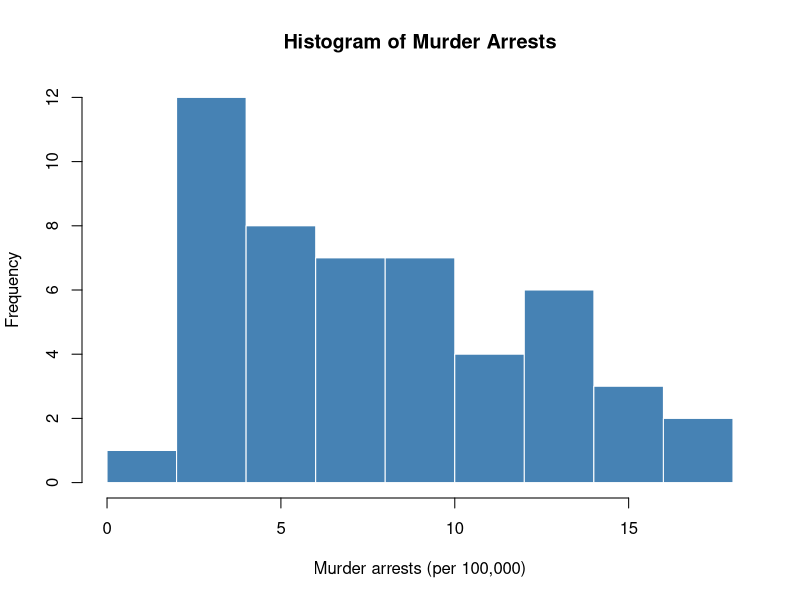
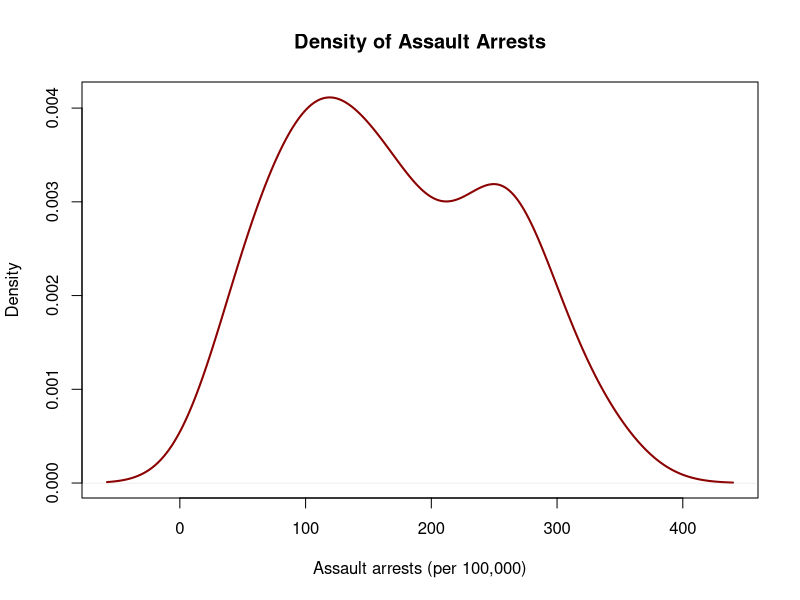
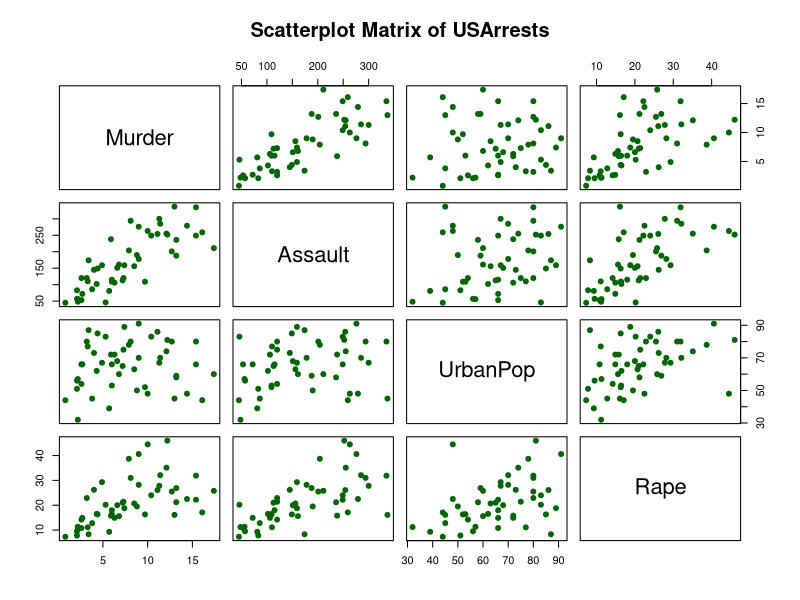
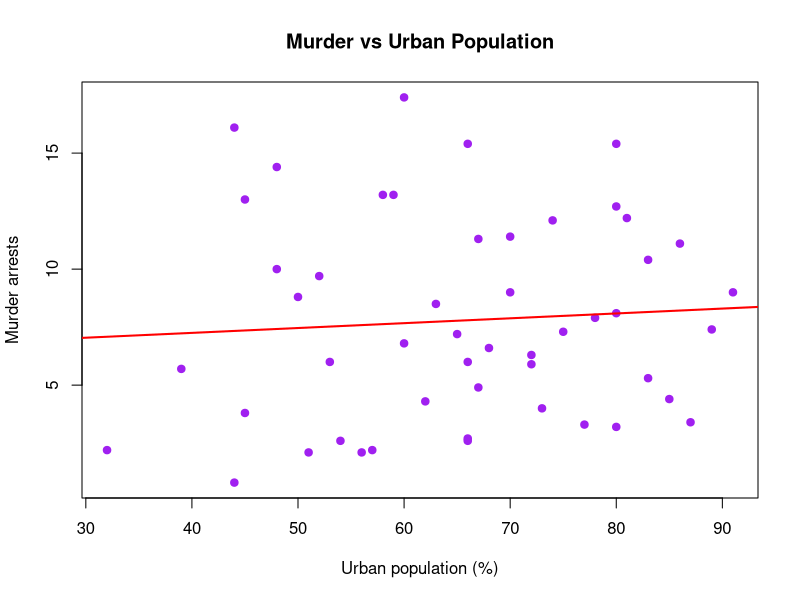
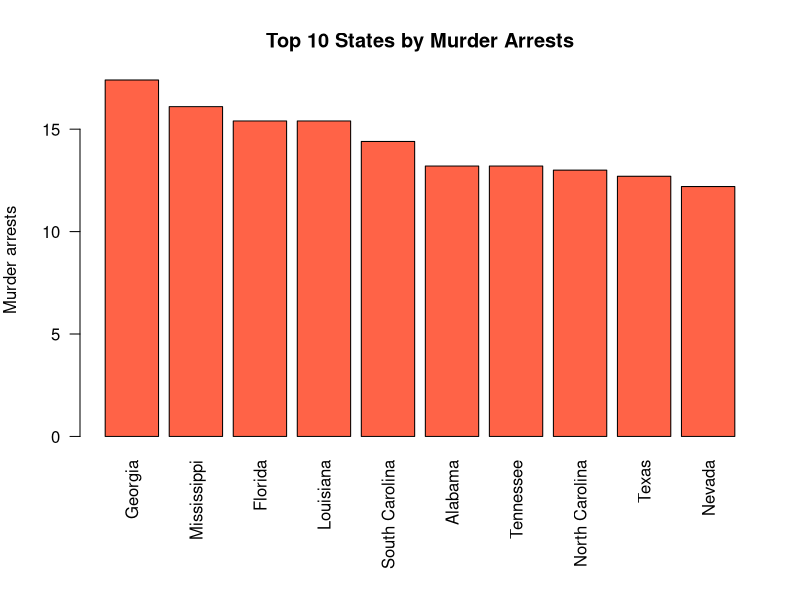

These charts were generated, in order, by the following R code:
# Program 16: Explore the USArrests dataset

print(head(USArrests))
summary(USArrests)

# State with the largest rape arrests
rownames(USArrests)[which.max(USArrests$Rape)]

# States with the maximum and minimum murder rates
rownames(USArrests)[which.max(USArrests$Murder)]
rownames(USArrests)[which.min(USArrests$Murder)]

# Correlation among features
round(cor(USArrests), 3)

# States above the median assault arrests
med_assault <- median(USArrests$Assault)
rownames(USArrests)[USArrests$Assault > med_assault]

# States in the bottom 25% for murder
q1_murder <- quantile(USArrests$Murder, 0.25)
rownames(USArrests)[USArrests$Murder < q1_murder]

# Visualizations
hist(USArrests$Murder, col = "steelblue", border = "white",
     main = "Histogram of Murder Arrests", xlab = "Murder arrests (per 100,000)")

plot(density(USArrests$Assault), main = "Density of Assault Arrests",
     xlab = "Assault arrests (per 100,000)", lwd = 2, col = "darkred")

pairs(USArrests, main = "Scatterplot Matrix of USArrests", pch = 19, col = "darkgreen")

plot(USArrests$UrbanPop, USArrests$Murder, pch = 19, col = "purple",
     main = "Murder vs Urban Population", xlab = "Urban population (%)",
     ylab = "Murder arrests")
abline(lm(Murder ~ UrbanPop, data = USArrests), col = "red", lwd = 2)

top10 <- head(USArrests[order(-USArrests$Murder), ], 10)
par(mar = c(8, 4, 4, 2))
barplot(top10$Murder, names.arg = rownames(top10), las = 2, col = "tomato",
        main = "Top 10 States by Murder Arrests", ylab = "Murder arrests")
